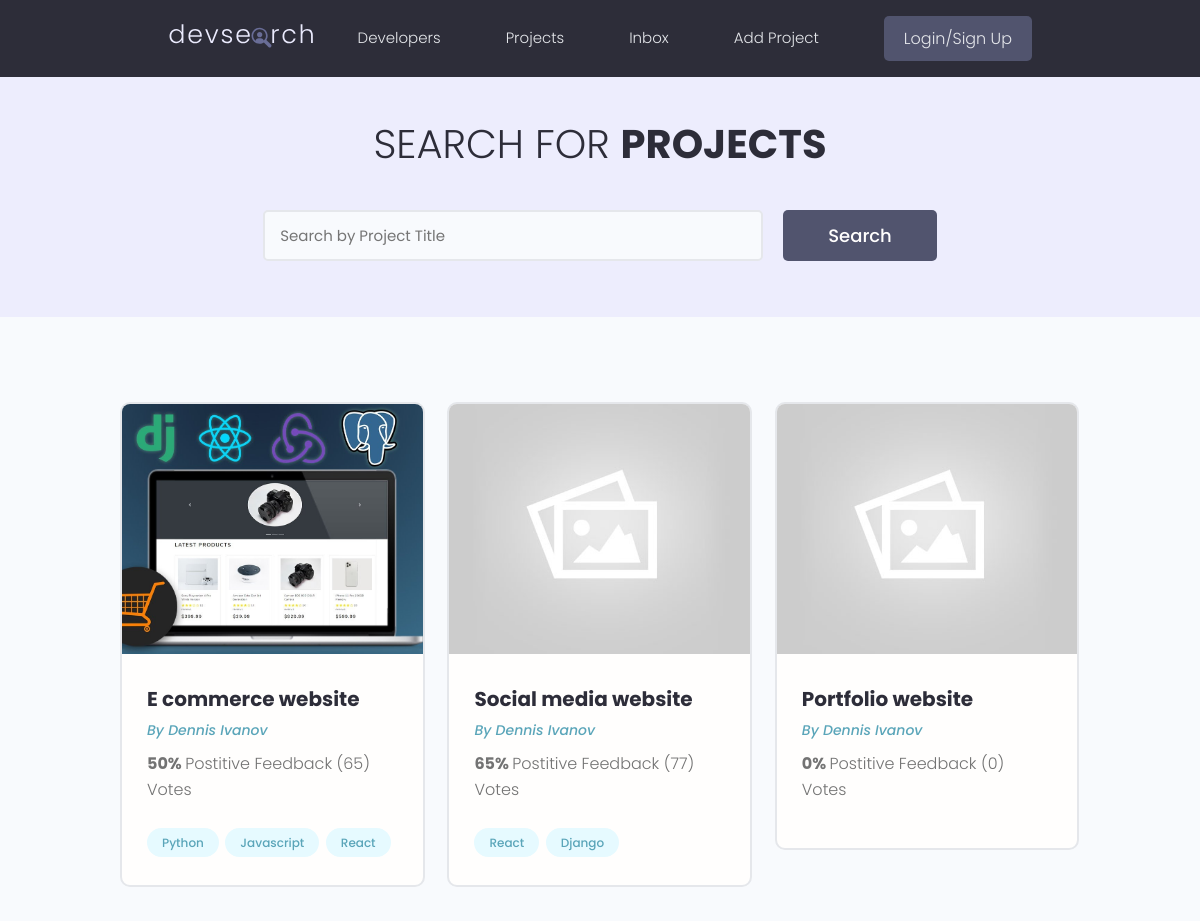
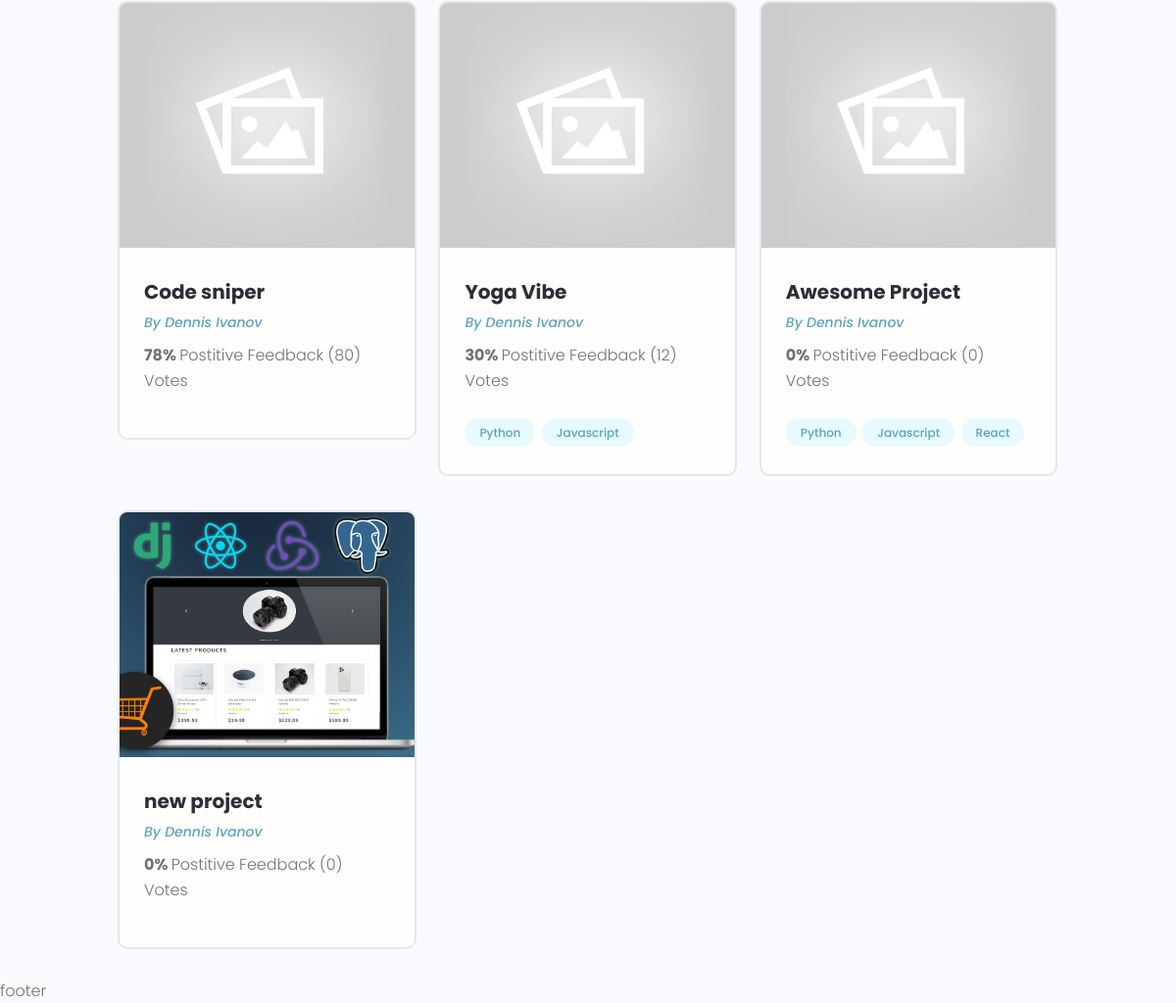
The page / on the database its author committed (2 pictures, top to bottom).
### projects/models.py (models this page shows, shortened)
class Project(models.Model):
    title=models.CharField(max_length=200)
    description = models.TextField(null=True, blank=True)
    featured_image = models.ImageField(null=True, blank=True,default="default.jpg")
    demolink = models.CharField(max_length=2000 ,null=True, blank=True)
    sourcelink =  models.CharField(max_length=2000 ,null=True, blank=True)
    tags = models.ManyToManyField('Tag',blank = True)
    vote_total = models.IntegerField(default = 0 , null =True ,blank =True)
    vote_ratio = models.IntegerField(default = 0 , null =True ,blank =True)
    created = models.DateTimeField(auto_now_add = True)
    id = models.UUIDField(default= uuid.uuid4 , unique = True , primary_key = True)

class Tag(models.Model):
    name =    models.CharField(max_length=200)
    created = models.DateTimeField(auto_now_add = True)
    id = models.UUIDField(default= uuid.uuid4 , unique = True , primary_key = True)
    def __str__(self):
        return self.name

### projects/views.py (the view)
# urls.py: path('',include('projects.urls')),
def projects(request):
    projects = Project.objects.all()
    context = {'projects':projects}
    return render(request,'projects/projects.html',context)

### projects/templates/projects/projects.html (shortened to what this page needs)
{% extends 'main.html' %} {% block content%}
<main class="projects">
  <section class="hero-section text-center">
    <div class="container container--narrow">
      <div class="hero-section__box">
        <h2>Search for <span>Projects</span></h2>
      </div>
      <div class="hero-section__search">
        <form class="form" action="#" method="get">
          <div class="form__field">
            <input
              class="input input--text"
              id="formInput#search"
              type="text"
              name="text"
              placeholder="Search by Project Title"
            />
          </div>
          <input class="btn btn--sub btn--lg" type="submit" value="Search" />
        </form>
      </div>
    </div>
  </section>
  <section class="projectsList">
    <div class="container">
      <div class="grid grid--three">
        {% for project in projects %}
        <div class="column">
          <div class="card project">
            <a href="{% url 'project' project.id %}" class="project">
              <img
                class="project__thumbnail"
                src="{{project.featured_image.url}}"
                alt="project thumbnail"
              />
              <div class="card__body">
                <h3 class="project__title">{{project.title}}</h3>
                <p>
                  <a
                    class="project__author"
                    href="{% url 'project' project.id %}"
                    >By Dennis Ivanov</a
                  >
                </p>
                <p class="project--rating">
                  <span style="font-weight: bold"
                    >{{project.vote_ratio}}%
                  </span>
                  Postitive Feedback ({{project.vote_total}})
                  Vote{{project.vote_total|pluralize:"s"}}
                </p>
                <div class="project__tags">
                  {% for tag in project.tags.all %}
                  <span class="tag tag--pill tag--main">
                    <small>{{tag}}</small>
                  </span>
                  {% endfor %}
                </div>
              </div>
            </a>
          </div>
        </div>
        {% endfor %}
      </div>
    </div>
  </section>
</main>
{% endblock content %}

### templates/main.html (shortened to what this page needs)
<!DOCTYPE html>
{% load static %}
<html lang="en">
  <head>
    <link
      rel="stylesheet"
      href="https://cdn.iconmonstr.com/1.3.0/css/iconmonstr-iconic-font.min.css"
    />
    <link rel="stylesheet" href='{% static "uikit/styles/uikit.css" %}' />
    <link rel="stylesheet" href='{% static "styles/app.css"%}' />
  </head>
  <body>
    {% include 'navbar.html' %} {% block content %} {% endblock content %}
    <p>footer</p>
  </body>
</html>

### templates/navbar.html (shortened to what this page needs)
{% load static %}
<header class="header">
  <div class="container container--narrow">
    <a href="{% url 'projects'%}" class="header__logo">
      <img src="{% static 'images/logo.svg' %}" alt="DevSearch Logo" />
    </a>
    <nav class="header__nav">
      <ul class="header__menu">
        <li class="header__menuItem"><a href="">Developers</a></li>
        <li class="header__menuItem">
          <a href="{% url 'projects'%}">Projects</a>
        </li>
        <li class="header__menuItem"><a href="">Inbox</a></li>
        <li class="header__menuItem">
          <a href="{% url 'create-project'%}">Add Project</a>
        </li>
        <li class="header__menuItem">
          <a href="login.html" class="btn btn--sub">Login/Sign Up</a>
        </li>
      </ul>
    </nav>
  </div>
</header>

### static/styles/app.css (style rules this page uses)
:root { --color-sub: #2d2d39; }
.btn--sub { background-color: var(--color-sub-light); }
.card { border: 2px solid var(--color-light); }
img { width: 100%; }
.header { position: sticky; z-index: 111; background-color: var(--color-sub); padding: 1.5rem 0; }
.header > .container { display: flex; justify-content: space-between; align-items: center; }
.header__logo > img { height: 3.8rem; }
.header__nav > ul { display: inline-flex; align-items: center; list-style: none; gap: 6.5rem; }
.header__menuItem > a { color: var(--color-light); font-weight: 300; }
.hero-section { height: 40vh; display: flex; align-items: center; background-color: var(--color-sub); }
.hero-section__box { margin-bottom: 4rem; }
.hero-section__box > h2, .hero-section__box > h2 > span { font-size: 4rem; color: var(--color-light); line-height: 1.3; text-transform: uppercase; }
.hero-section__box > h2 { font-weight: 300; }
.hero-section__box > h2 > span { font-weight: 700; }
.hero-section__search > .form { display: flex; align-items: center; justify-content: center; gap: 2rem; }
.hero-section__search > .form input.input--text { width: 50rem; }
.project__author { font-size: 1.4rem; font-style: italic; }
.project--rating { margin-bottom: 1.6em; margin-top: .5em; }
.projects > .hero-section { background: var(--color-sub-lighter); height: 30vh; }
.projects .hero-section__box { margin-bottom: 2.5rem; }
.projects .hero-section__box > h2 { color: var(--color-sub); }
.projects .hero-section__box > h2 > span { font-weight: 700; color: var(--color-sub); }
.projectsList { margin-top: 8rem; }
.project__thumbnail { height: 25rem; object-fit: cover; object-position: top center; }
.project__title { font-size: 2rem; font-weight: 700; color: var(--color-sub); }

### static/uikit/styles/modules/_variables.css (style rules this page uses)
:root { --color-main: #5aa5b9; --color-main-light: #e6faff; --color-sub: #3f4156; --color-sub-light: #51546e; --color-sub-lighter: #ededfd; --color-text: #737373; --color-gray: #8b8b8b; --color-light: #e5e7eb; --color-light-gray: #767676; --color-bg: #f8fafd; --color-white: #fffefd; --color-white-light: #f3f3f3; --color-success: #359e64; --color-success-bg: #def8e8; --color-error: #fc4b0b; --color-error-bg: #fff2ee; --font-base: 'Poppins', arial, helvetica, 'Segoe UI', roboto, ubuntu, sans-serif; --font-monospace: 'Fira Code', 'Courier New', courier, monospace; --font-regular: 300; --font-medium: 500; --font-bold: 700; --generic-shadow: 1px 1px 5px #00000010; --generic-transition: all 0.3s ease-in-out; }

### static/uikit/styles/modules/_base.css (style rules this page uses)
* { margin: 0; padding: 0; box-sizing: border-box; text-rendering: optimizeLegibility; color: inherit; font-size: inherit; }
html { font-size: 50%; }
@media only screen and (min-width: 480px) { html { font-size: 56.25%; } }
@media only screen and (min-width: 1200px) { html { font-size: 62.5%; } }
body { line-height: 1.6; font-weight: 400; font-size: 1.5rem; color: var(--color-text); background-color: var(--color-bg); min-height: 100vh; }

### static/uikit/styles/modules/_typography.css (style rules this page uses)
* { font-family: var(--font-base); }
h2 { font-size: 3.6rem; font-weight: var(--font-bold); }
h3 { font-size: 3.2rem; font-weight: var(--font-medium); }
p, span, strong { font-size: 1.6rem; color: var(--color-text); font-weight: var(--font-regular); }
a { padding-bottom: 2px; text-decoration: none; display: inline-block; color: var(--color-main); font-weight: var(--font-medium); }

### static/uikit/styles/modules/_utilities.css (style rules this page uses)
.container { width: 92%; max-width: 165rem; margin: 0 auto; box-sizing: border-box; }
.container--narrow { width: 92%; max-width: 120rem; }
@media screen and (min-width: 1000px) { .container { width: 90%; } }
@media screen and (min-width: 1000px) { .container--narrow { width: 85%; } }
@media screen and (min-width: 1200px) { .container { width: 80%; } }
@media screen and (min-width: 1200px) { .container--narrow { width: 72%; } }
.text-center { text-align: center; }

### static/uikit/styles/modules/_button.css (style rules this page uses)
.btn { display: inline-block; position: relative; cursor: pointer; background-color: var(--color-light); font-weight: var(--font-medium); color: var(--color-sub); text-decoration: none; padding: 1rem 2rem; border-radius: 0.5rem; border: none; width: -webkit-fit-content; width: -moz-fit-content; width: fit-content; height: -webkit-fit-content; height: -moz-fit-content; height: fit-content; font-size: 1.6rem; outline-width: 0; outline-color: transparent; -webkit-backface-visibility: hidden; backface-visibility: hidden; transition: all 0.3s ease-in-out; }
.btn--sub { background-color: var(--color-sub); color: var(--color-white); }
.btn--lg { font-size: 1.8rem; padding: 1.2rem 4.5rem; }

### rows shown on the page
Project: featured_image (picture), title "E commerce website", vote_ratio "50", vote_total "65"
Tag: name "Python"
Tag: name "Javascript"
Tag: name "React"
Project: featured_image (placeholder picture), title "Social media website", vote_ratio "65", vote_total "77"
Tag: name "Django"
Project: featured_image (placeholder picture), title "Portfolio website", vote_ratio "0", vote_total "0"
Project: featured_image (placeholder picture), title "Code sniper", vote_ratio "78", vote_total "80"
Project: featured_image (placeholder picture), title "Yoga Vibe", vote_ratio "30", vote_total "12"
Project: featured_image (placeholder picture), title "Awesome Project", vote_ratio "0", vote_total "0"
Project: featured_image (picture), title "new project", vote_ratio "0", vote_total "0"
